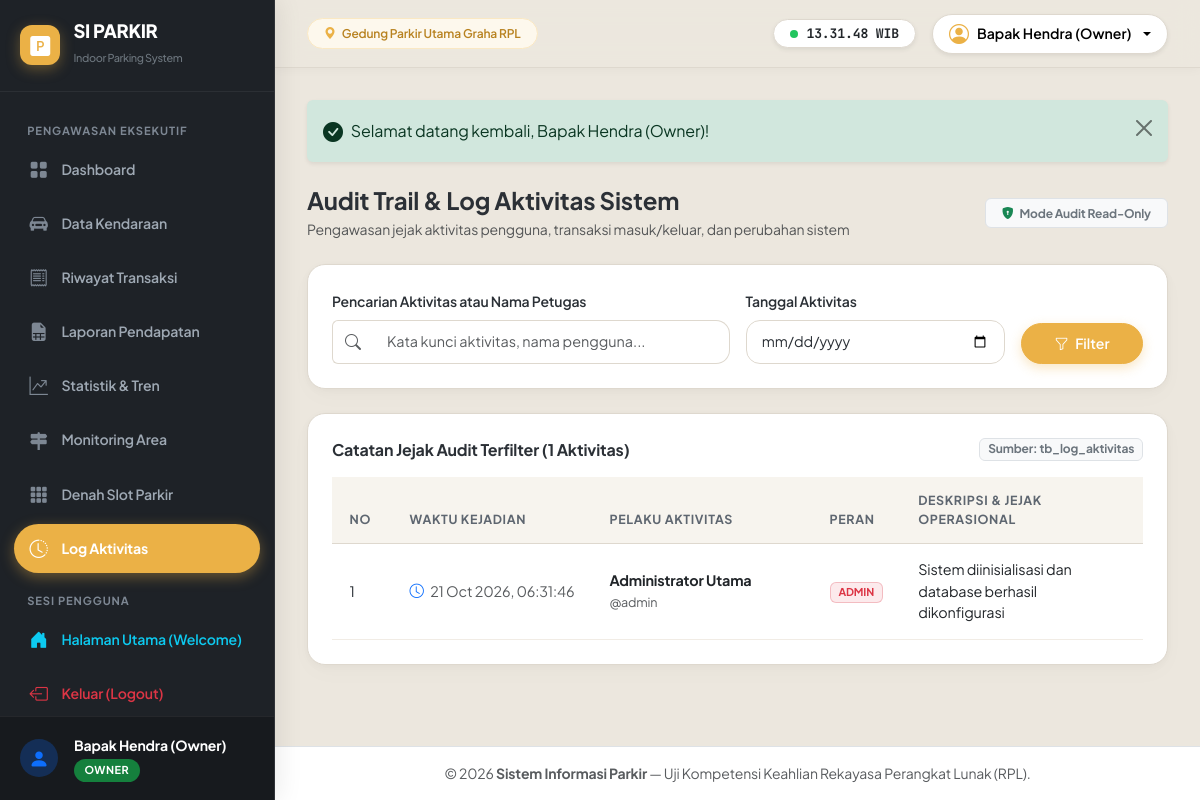
Page /owner/log.php (signed in) on the committed database.
### tables this page shows
CREATE TABLE `tb_log_aktivitas` (
  `id_log` INT AUTO_INCREMENT PRIMARY KEY,
  `id_user` INT NOT NULL,
  `aktivitas` VARCHAR(255) NOT NULL,
  `waktu_aktivitas` DATETIME NOT NULL DEFAULT CURRENT_TIMESTAMP,
  INDEX `idx_log_user` (`id_user`),
  INDEX `idx_log_waktu` (`waktu_aktivitas`),
  CONSTRAINT `fk_log_user` FOREIGN KEY (`id_user`) 
    REFERENCES `tb_user` (`id_user`) ON UPDATE CASCADE ON DELETE RESTRICT
);

CREATE TABLE `tb_user` (
  `id_user` INT AUTO_INCREMENT PRIMARY KEY,
  `nama_lengkap` VARCHAR(50) NOT NULL,
  `username` VARCHAR(50) NOT NULL UNIQUE,
  `password` VARCHAR(255) NOT NULL,
  `role` ENUM('admin','petugas','owner') NOT NULL,
  `status_aktif` TINYINT(1) NOT NULL DEFAULT 1,
  INDEX `idx_username` (`username`),
  INDEX `idx_role` (`role`)
);

### owner/log.php (the view, shortened to what this page needs)
<?php
require_once __DIR__ . '/../includes/header.php';
$pdo = getDBConnection();
$search = trim($_GET['search'] ?? '');
$filterTgl = trim($_GET['tgl'] ?? '');
$page = max(1, (int)($_GET['page'] ?? 1));
$limit = 15;
$offset = ($page - 1) * $limit;
$params = [];
$whereClauses = [];
$whereSQL = !empty($whereClauses) ? "WHERE " . implode(" AND ", $whereClauses) : "";
$countQuery = "
    SELECT COUNT(*)
    FROM tb_log_aktivitas l
    JOIN tb_user u ON l.id_user = u.id_user
    $whereSQL
";
$stmtCount = $pdo->prepare($countQuery);
$stmtCount->execute($params);
$totalRows = (int)$stmtCount->fetchColumn();
$dataQuery = "
    SELECT l.*, u.nama_lengkap, u.username, u.role
    FROM tb_log_aktivitas l
    JOIN tb_user u ON l.id_user = u.id_user
    $whereSQL
    ORDER BY l.id_log DESC
    LIMIT $limit OFFSET $offset
";
$stmtData = $pdo->prepare($dataQuery);
$stmtData->execute($params);
$logList = $stmtData->fetchAll();
?>
<div class="d-flex flex-wrap justify-content-between align-items-center gap-3 mb-4">
    <div>
        <h4 class="fw-bold mb-1">Audit Trail & Log Aktivitas Sistem</h4>
        <p class="text-muted small mb-0">Pengawasan jejak aktivitas pengguna, transaksi masuk/keluar, dan perubahan sistem</p>
    </div>
    <div>
        <span class="badge bg-light text-secondary border px-3 py-2">
            <i class="bi bi-shield-lock-fill text-success me-1"></i> Mode Audit Read-Only
        </span>
    </div>
</div>
<div class="card-custom p-4 mb-4">
    <form method="GET" action="" class="row g-3">
        <div class="col-12 col-md-6">
            <label class="form-label small fw-semibold">Pencarian Aktivitas atau Nama Petugas</label>
            <div class="input-group">
                <span class="input-group-text bg-white border-end-0"><i class="bi bi-search text-muted"></i></span>
                <input type="text" name="search" class="form-control border-start-0" placeholder="Kata kunci aktivitas, nama pengguna..." value="<?= htmlspecialchars($search) ?>">
            </div>
        </div>
        <div class="col-12 col-md-4">
            <label class="form-label small fw-semibold">Tanggal Aktivitas</label>
            <input type="date" name="tgl" class="form-control" value="<?= htmlspecialchars($filterTgl) ?>">
        </div>
        <div class="col-12 col-md-2 d-flex align-items-end gap-2">
            <button type="submit" class="btn btn-primary w-100 rounded-pill">
                <i class="bi bi-funnel me-1"></i> Filter
            </button>
        </div>
    </form>
</div>
<div class="card-custom p-4">
    <div class="d-flex justify-content-between align-items-center mb-3">
        <h6 class="fw-bold mb-0">Catatan Jejak Audit Terfilter (<?= number_format($totalRows) ?> Aktivitas)</h6>
        <span class="badge bg-light text-secondary border">Sumber: tb_log_aktivitas</span>
    </div>
    <div class="table-responsive">
        <table class="table table-custom table-hover mb-0">
            <thead>
                <tr>
                    <th style="width: 60px;">No</th>
                    <th style="width: 180px;">Waktu Kejadian</th>
                    <th style="width: 220px;">Pelaku Aktivitas</th>
                    <th>Peran</th>
                    <th>Deskripsi & Jejak Operasional</th>
                </tr>
            </thead>
            <tbody>
                <?php if (empty($logList)): ?>
                    <tr>
                        <td colspan="5" class="text-center text-muted py-4">Tidak ada log aktivitas yang cocok dengan kriteria filter.</td>
                    </tr>
                <?php else: ?>
                    <?php $no = $offset + 1; foreach ($logList as $l):
                        $roleColor = ($l['role'] === 'admin') ? 'danger' : (($l['role'] === 'petugas') ? 'primary' : 'success');
                    ?>
                        <tr>
                            <td><?= $no++ ?></td>
                            <td class="small text-muted" style="white-space: nowrap;">
                                <i class="bi bi-clock me-1 text-primary"></i>
                                <?= date('d M Y, H:i:s', strtotime($l['waktu_aktivitas'])) ?>
                            </td>
                            <td>
                                <div class="fw-bold text-dark"><?= htmlspecialchars($l['nama_lengkap']) ?></div>
                                <small class="text-muted">@<?= htmlspecialchars($l['username']) ?></small>
                            </td>
                            <td>
                                <span class="badge bg-<?= $roleColor ?> bg-opacity-10 text-<?= $roleColor ?> border border-<?= $roleColor ?> border-opacity-25 px-2 py-1">
                                    <?= strtoupper($l['role']) ?>
                                </span>
                            </td>
                            <td class="text-dark small">
                                <?= htmlspecialchars($l['aktivitas']) ?>
                            </td>
                        </tr>
                    <?php endforeach; ?>
                <?php endif; ?>
            </tbody>
        </table>
    </div>
</div>
<?php require_once __DIR__ . '/../includes/footer.php'; ?>

### assets/css/style.css (style rules this page uses)
:root { --primary-color: #ebb146; --primary-hover: #d39b33; --primary-subtle: #fdf8ed; --primary-dark: #b88220; --sidebar-bg: #1e2227; --sidebar-hover: #2a3037; --sidebar-active: #ebb146; --body-bg: #ece7de; --card-bg: #ffffff; --card-border: #ded8ce; --card-alt: #f7f4ee; --text-main: #2b3036; --text-secondary: #5e6670; --text-muted: #8c939b; --accent-coral: #eb7454; --accent-emerald: #15803d; --accent-dark: #111827; --radius-sm: 8px; --radius-md: 14px; --radius-lg: 18px; --radius-pill: 999px; }
body { font-family: 'Plus Jakarta Sans', -apple-system, BlinkMacSystemFont, "Segoe UI", Roboto, sans-serif; background-color: var(--body-bg); color: var(--text-main); overflow-x: hidden; min-height: 100vh; -webkit-font-smoothing: antialiased; -moz-osx-font-smoothing: grayscale; letter-spacing: -0.01em; }
.card-custom { background-color: var(--card-bg); border-radius: var(--radius-lg); border: 1px solid var(--card-border); box-shadow: 0 2px 8px rgba(0, 0, 0, 0.03), 0 8px 24px rgba(0, 0, 0, 0.02); transition: transform 0.2s cubic-bezier(0.16, 1, 0.3, 1), box-shadow 0.2s cubic-bezier(0.16, 1, 0.3, 1); overflow: hidden; }
.btn { border-radius: var(--radius-pill); font-weight: 600; font-size: 0.88rem; padding: 0.55rem 1.25rem; transition: all 0.2s cubic-bezier(0.16, 1, 0.3, 1); }
.btn-primary { background-color: var(--primary-color) !important; border-color: var(--primary-color) !important; color: #ffffff !important; box-shadow: 0 4px 12px rgba(235, 177, 70, 0.32); }
.table-custom { vertical-align: middle; }
.table-custom thead th { background-color: var(--card-alt); color: var(--text-secondary); font-weight: 700; font-size: 0.78rem; text-transform: uppercase; letter-spacing: 0.05em; border-bottom: 1px solid var(--card-border); padding: 0.9rem 1.1rem; }
.table-custom tbody td { padding: 0.95rem 1.1rem; color: var(--text-main); font-size: 0.9rem; border-bottom: 1px solid #f1ece5; }
.form-control, .form-select { border: 1.5px solid var(--card-border); padding: 0.65rem 0.95rem; font-size: 0.9rem; border-radius: var(--radius-md); background-color: #ffffff; color: var(--text-main); transition: all 0.15s; }
.input-group-text { background-color: var(--card-alt); border: 1.5px solid var(--card-border); color: var(--text-muted); }

### rows in the picture
tb_log_aktivitas: waktu_aktivitas "21 Oct 2026, 06:31:46", id_user.nama_lengkap "Administrator Utama", id_user.username "admin", id_user.role "ADMIN", aktivitas "Sistem diinisialisasi dan database berhasil dikonfigurasi"

### other values in the picture
$userNama "Bapak Hendra (Owner)"
$userRole "OWNER"
APP_LOCATION "Gedung Parkir Utama Graha RPL"
$user['nama_lengkap'] "Bapak Hendra (Owner)"
$text "Selamat datang kembali, Bapak Hendra (Owner)!"
$totalRows "1"
APP_NAME "Sistem Informasi Parkir"
